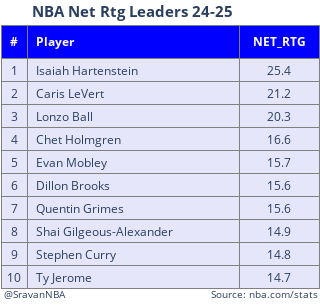

The notebook cell this image was saved under:
### Markdown cell above
## Net Rating

### Code cell
rank_plot(df, "NET_RTG", percent=False, title="NBA Net Rtg Leaders 24-25")

### Figure 1 — Plotly figure (JSON) as saved in the notebook; plotly's stock layout.template omitted (floating-point values rounded to 4 significant figures)
{"data": [{"cells": {"align": ["center", "left", "center"], "fill": {"color": "lavender"}, "height": 23, "line": {"color": "grey"}, "values": [[1, 2, 3, 4, 5, 6, 7, 8, 9, 10], ["Isaiah Hartenstein", "Caris LeVert", "Lonzo Ball", "Chet Holmgren", "Evan Mobley", "Dillon Brooks", "Quentin Grimes", "Shai Gilgeous-Alexander", "Stephen Curry", "Ty Jerome"], [25.4, 21.2, 20.3, 16.6, 15.7, 15.6, 15.6, 14.9, 14.8, 14.7]]}, "columnwidth": [5, 40, 15], "header": {"align": ["center", "left", "center"], "fill": {"color": "blue"}, "font": {"color": "snow", "size": 12}, "line": {"color": "grey"}, "values": ["<b>#<b>", "<b>Player<b>", "<b>NET_RTG<b>"]}, "type": "table"}], "layout": {"annotations": [{"font": {"size": 10}, "showarrow": false, "text": "@SravanNBA", "x": 0, "xshift": 1, "y": 0, "yshift": 1}, {"font": {"size": 10}, "showarrow": false, "text": "Source: nba.com/stats", "x": 1, "xshift": 1, "y": 0, "yshift": 1}], "height": 305, "margin": {"b": 1, "l": 1, "r": 1, "t": 25}, "title": {"font": {"size": 15}, "text": "<b>NBA Net Rtg Leaders 24-25<b>", "x": 0.1, "y": 0.98}, "width": 265}}
